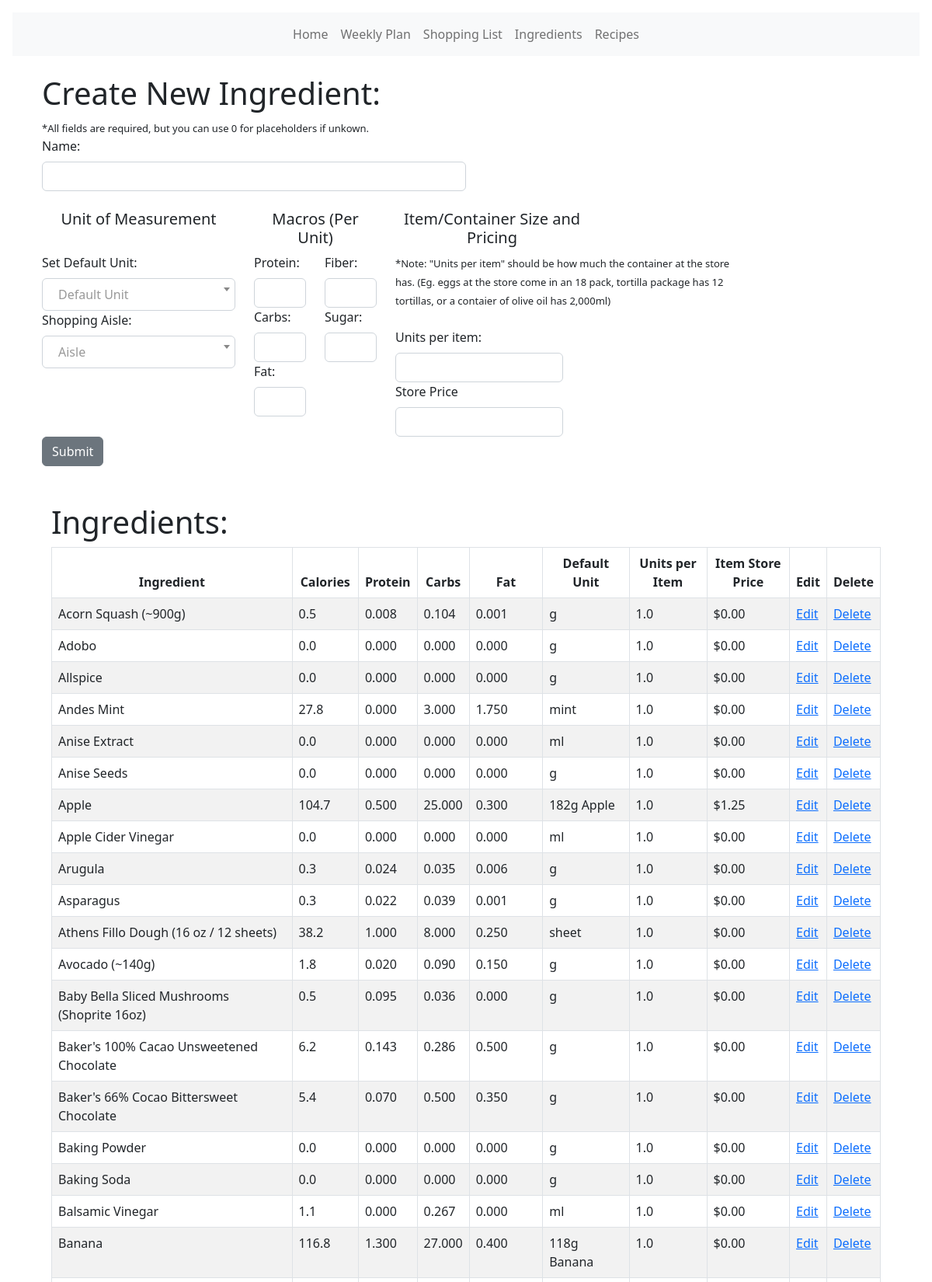
/ingredients (upper part), run on the app's committed database.
### models.py (models this page shows, shortened)
class Ingredient(db.Model):
    __tablename__ = "ingredient"
    id = db.Column(db.Integer, primary_key=True)
    name = db.Column(db.String(120), nullable=False)
    icalories = db.Column(db.Float)
    protein = db.Column(db.Float)
    carbs = db.Column(db.Float)
    fat = db.Column(db.Float)
    fiber = db.Column(db.Float)
    sugar = db.Column(db.Float)
    item_unit_size = db.Column(db.Float)  # How many units of item at store
    item_price = db.Column(db.Float)  # Price for full item at store
    u_price = db.Column(db.Float)
    aisle_id = db.Column(db.Integer, db.ForeignKey("aisle.id"))
    ingredients = db.relationship("RecipeIngredient", backref="ingredient")
    def default_ingredient_unit(self):
        try:
            x = UnitIngredient.query.filter_by(iid=self.id).first()
            return x.unit.name
        except:
            return "Unknown"

class Unit(db.Model):
    id = db.Column(db.Integer, primary_key=True)
    name = db.Column(db.String(30))
    ingredients = db.relationship("UnitIngredient", backref="unit")

### main.py (the view, shortened to what this page needs)
@app.route("/ingredients", methods=["GET", "POST"])
def ingredient_page():
    ingredient_list = Ingredient.query.order_by(func.lower(Ingredient.name))
    x = db.session.query(Unit.name).order_by(Unit.id)
    x = [i[0] for i in x]
    form = CreateIngredient()
    form.unit.choices = [("")] + [(y) for y in x]
    a = db.session.query(Aisle.name).order_by(Aisle.id)
    a = [i[0] for i in a]
    form.aisle.choices = [("")] + [(b) for b in a]
    return render_template(
        "ingredients.html",
        x=x,
        a=a,
        form=form,
        ingredient_list=ingredient_list,
    )

### forms.py
class CreateIngredient(FlaskForm):
    name = StringField("Name:", validators=[validators.InputRequired()])
    unit = SelectField(
        "Set Default Unit:",
        validators=[validators.InputRequired()],
        validate_choice=False,
    )
    protein = DecimalField("Protein:", validators=[validators.InputRequired()])
    carbs = DecimalField("Carbs:", validators=[validators.InputRequired()])
    fat = DecimalField("Fat:", validators=[validators.InputRequired()])
    fiber = DecimalField("Fiber:", validators=[validators.InputRequired()])
    sugar = DecimalField("Sugar:", validators=[validators.InputRequired()])
    item_unit_size = DecimalField(
        "Units per item:", validators=[validators.InputRequired()]
    )
    item_price = DecimalField("Store Price", validators=[validators.InputRequired()])
    aisle = SelectField(
        "Shopping Aisle:",
        validators=[validators.InputRequired()],
        validate_choice=False,
    )
    submit = SubmitField("Submit")

### templates/ingredients.html (shortened to what this page needs)
<!DOCTYPE html>
<html lang="en">
<head>
  <link href="{{ url_for('static', filename='css/select2.css') }}" rel="stylesheet" />
  {% extends 'base.html' %} {% block content %}
</head>
<body>
  <br />
  <div class="container">
    <h1>Create New Ingredient:</h1>
    <font size="-1">*All fields are required, but you can use 0 for placeholders if unkown.</font>
    <form method="POST">
      <div class="row">
        <div class="col">
          {{ form.hidden_tag() }} {{ form.name.label(class="form-label") }}{{
          form.name(class="form-control w-50") }}
          <br>
        </div>
        <div class="row">
          <div class="col-3">
            <h5>Unit of Measurement</h5>
          </div>
          <div class="col-2">
            <h5>Macros (Per Unit)</h5>
          </div>
          <div class="col-3">
            <h5>Item/Container Size and Pricing</h5>
          </div>
        </div>
        <div class="row">
          <div class="col-3">
            {{ form.unit.label(class="form-label") }}
            <br>
            {{ form.aisle.label(class="form-label") }}
            <br>
          </div>
          <div class="col-1">
            {{ form.protein.label(class="form-label") }}
            {{ form.protein(class="form-control w-100") }}
            {{ form.carbs.label(class="form-label") }}
            {{ form.carbs(class="form-control w-100") }}
            {{ form.fat.label(class="form-label") }}
            {{ form.fat(class="form-control w-100") }}
          </div>
          <div class="col-1">
            {{ form.fiber.label(class="form-label") }}
            {{ form.fiber(class="form-control w-100") }}
            {{ form.sugar.label(class="form-label") }}
            {{ form.sugar(class="form-control w-100") }}
          </div>
          <div class="col-5">
            <font size="-1">*Note: "Units per item" should be how much the container at the store has. (Eg. eggs at the
              store come in an 18 pack, tortilla package has 12 tortillas, or a contaier of olive oil has 2,000ml)
            </font>
            <br>
            <br>
            {{ form.item_unit_size.label(class="form-label") }}
            {{ form.item_unit_size(class="form-control w-50") }}
            {{ form.item_price.label(class="form-label") }}
            {{ form.item_price(class="form-control w-50") }}
          </div>
        </div>
        <div class="row">
          <div class="col">
            {{ form.submit(class="btn btn-secondary") }}
          </div>
        </div>
    </form>
  </div>
  <div class="container">
    <br />
    <br />
    <h1>Ingredients:</h1>
    <table class="table table-hover table-bordered table-striped">
      <thead>
        <tr>
          <th>Ingredient</th>
          <th>Calories</th>
          <th>Protein</th>
          <th>Carbs</th>
          <th>Fat</th>
          <th>Default Unit</th>
          <th>Units per Item</th>
          <th>Item Store Price</th>
          <th>Edit</th>
          <th>Delete</th>
        </tr>
      </thead>
      <tbody>
        {% for ingredient_table in ingredient_list %}
        <tr>
          <td>{{ingredient_table.name}}</td>
          <td>{{'%0.01f'|format(ingredient_table.icalories|float)}}</td>
          <td>{{'%0.03f'|format(ingredient_table.protein|float)}}</td>
          <td>{{'%0.03f'|format(ingredient_table.carbs|float)}}</td>
          <td>{{'%0.03f'|format(ingredient_table.fat|float)}}</td>
          <td>{{ingredient_table.default_ingredient_unit()}}</td>
          <td>{{ ingredient_table.item_unit_size }}</td>
          <td>{{'$%0.02f'|format(ingredient_table.item_price|float)}}</td>
          <td>
            <a href="{{url_for('ingredient_edit', id=ingredient_table.id)}}">Edit</a>
          </td>
          <td><a href="{{url_for('delete_ingredient_confirmation', id=ingredient_table.id)}}">Delete</a></td>
        </tr>
        {% endfor %}
      </tbody>
    </table>
  </div>
</body>
{% endblock %}

### templates/ingredients.html (style rules this page uses)
h5 { text-align: center; }
thead { text-align: center; }

### data on the page
Ingredient: name "Acorn Squash (~900g)", icalories "0.5", protein "0.008", carbs "0.104", fat "0.001", default_ingredient_unit "g", item_unit_size "1.0", item_price "$0.00"
Ingredient: name "Adobo", icalories "0.0", protein "0.000", carbs "0.000", fat "0.000", default_ingredient_unit "g", item_unit_size "1.0", item_price "$0.00"
Ingredient: name "Allspice", icalories "0.0", protein "0.000", carbs "0.000", fat "0.000", default_ingredient_unit "g", item_unit_size "1.0", item_price "$0.00"
Ingredient: name "Andes Mint", icalories "27.8", protein "0.000", carbs "3.000", fat "1.750", default_ingredient_unit "mint", item_unit_size "1.0", item_price "$0.00"
Ingredient: name "Anise Extract", icalories "0.0", protein "0.000", carbs "0.000", fat "0.000", default_ingredient_unit "ml", item_unit_size "1.0", item_price "$0.00"
Ingredient: name "Anise Seeds", icalories "0.0", protein "0.000", carbs "0.000", fat "0.000", default_ingredient_unit "g", item_unit_size "1.0", item_price "$0.00"
Ingredient: name "Apple", icalories "104.7", protein "0.500", carbs "25.000", fat "0.300", default_ingredient_unit "182g Apple", item_unit_size "1.0", item_price "$1.25"
Ingredient: name "Apple Cider Vinegar", icalories "0.0", protein "0.000", carbs "0.000", fat "0.000", default_ingredient_unit "ml", item_unit_size "1.0", item_price "$0.00"
Ingredient: name "Arugula", icalories "0.3", protein "0.024", carbs "0.035", fat "0.006", default_ingredient_unit "g", item_unit_size "1.0", item_price "$0.00"
Ingredient: name "Asparagus", icalories "0.3", protein "0.022", carbs "0.039", fat "0.001", default_ingredient_unit "g", item_unit_size "1.0", item_price "$0.00"
Ingredient: name "Athens Fillo Dough (16 oz / 12 sheets)", icalories "38.2", protein "1.000", carbs "8.000", fat "0.250", default_ingredient_unit "sheet", item_unit_size "1.0", item_price "$0.00"
Ingredient: name "Avocado (~140g)", icalories "1.8", protein "0.020", carbs "0.090", fat "0.150", default_ingredient_unit "g", item_unit_size "1.0", item_price "$0.00"
Ingredient: name "Baby Bella Sliced Mushrooms (Shoprite 16oz)", icalories "0.5", protein "0.095", carbs "0.036", fat "0.000", default_ingredient_unit "g", item_unit_size "1.0", item_price "$0.00"
Ingredient: name "Baker's 100% Cacao Unsweetened Chocolate", icalories "6.2", protein "0.143", carbs "0.286", fat "0.500", default_ingredient_unit "g", item_unit_size "1.0", item_price "$0.00"
Ingredient: name "Baker's 66% Cocao Bittersweet Chocolate", icalories "5.4", protein "0.070", carbs "0.500", fat "0.350", default_ingredient_unit "g", item_unit_size "1.0", item_price "$0.00"
Ingredient: name "Baking Powder", icalories "0.0", protein "0.000", carbs "0.000", fat "0.000", default_ingredient_unit "g", item_unit_size "1.0", item_price "$0.00"
Ingredient: name "Baking Soda", icalories "0.0", protein "0.000", carbs "0.000", fat "0.000", default_ingredient_unit "g", item_unit_size "1.0", item_price "$0.00"
Ingredient: name "Balsamic Vinegar", icalories "1.1", protein "0.000", carbs "0.267", fat "0.000", default_ingredient_unit "ml", item_unit_size "1.0", item_price "$0.00"
Ingredient: name "Banana", icalories "116.8", protein "1.300", carbs "27.000", fat "0.400", default_ingredient_unit "118g Banana", item_unit_size "1.0", item_price "$0.00"
